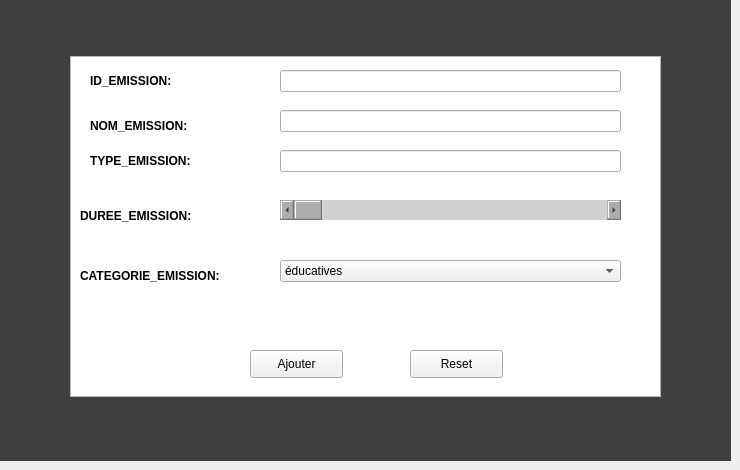
      <widget class="QWidget" name="tab_17">
       <attribute name="title">
        <string>ajout</string>
       </attribute>
       <widget class="QLineEdit" name="lineEdit">
        <property name="geometry">
         <rect>
          <x>280</x>
          <y>110</y>
          <width>341</width>
          <height>22</height>
         </rect>
        </property>
       </widget>
       <widget class="QLineEdit" name="lineEdit_2">
        <property name="geometry">
         <rect>
          <x>280</x>
          <y>70</y>
          <width>341</width>
          <height>22</height>
         </rect>
        </property>
       </widget>
       <widget class="QLineEdit" name="lineEdit_5">
        <property name="geometry">
         <rect>
          <x>280</x>
          <y>150</y>
          <width>341</width>
          <height>22</height>
         </rect>
        </property>
       </widget>
       <widget class="QLabel" name="label_14">
        <property name="geometry">
         <rect>
          <x>0</x>
          <y>0</y>
          <width>731</width>
          <height>461</height>
         </rect>
        </property>
        <property name="styleSheet">
         <string notr="true">background-color: rgb(63, 63, 63);</string>
        </property>
        <property name="text">
         <string/>
        </property>
       </widget>
       <widget class="QLabel" name="label_15">
        <property name="geometry">
         <rect>
          <x>90</x>
          <y>60</y>
          <width>111</width>
          <height>41</height>
         </rect>
        </property>
        <property name="font">
         <font>
          <weight>75</weight>
          <bold>true</bold>
         </font>
        </property>
        <property name="text">
         <string>ID_EMISSION:</string>
        </property>
       </widget>
       <widget class="QLabel" name="label_16">
        <property name="geometry">
         <rect>
          <x>90</x>
          <y>100</y>
          <width>111</width>
          <height>51</height>
         </rect>
        </property>
        <property name="font">
         <font>
          <weight>75</weight>
          <bold>true</bold>
         </font>
        </property>
        <property name="text">
         <string>NOM_EMISSION:</string>
        </property>
       </widget>
       <widget class="QLabel" name="label_17">
        <property name="geometry">
         <rect>
          <x>90</x>
          <y>140</y>
          <width>111</width>
          <height>41</height>
         </rect>
        </property>
        <property name="font">
         <font>
          <weight>75</weight>
          <bold>true</bold>
         </font>
        </property>
        <property name="text">
         <string>TYPE_EMISSION:</string>
        </property>
       </widget>
       <widget class="QLabel" name="label_18">
        <property name="geometry">
         <rect>
          <x>80</x>
          <y>190</y>
          <width>151</width>
          <height>51</height>
         </rect>
        </property>
        <property name="font">
         <font>
          <weight>75</weight>
          <bold>true</bold>
         </font>
        </property>
        <property name="text">
         <string>DUREE_EMISSION:</string>
        </property>
       </widget>
       <widget class="QLabel" name="label_19">
        <property name="geometry">
         <rect>
          <x>80</x>
          <y>250</y>
          <width>211</width>
          <height>51</height>
         </rect>
        </property>
        <property name="font">
         <font>
          <weight>75</weight>
          <bold>true</bold>
         </font>
        </property>
        <property name="text">
         <string>CATEGORIE_EMISSION:</string>
        </property>
       </widget>
       <widget class="QPushButton" name="pushButton_3">
        <property name="geometry">
         <rect>
          <x>250</x>
          <y>350</y>
          <width>93</width>
          <height>28</height>
         </rect>
        </property>
        <property name="text">
         <string>Ajouter</string>
        </property>
       </widget>
       <widget class="QPushButton" name="pushButton_7">
        <property name="geometry">
         <rect>
          <x>410</x>
          <y>350</y>
          <width>93</width>
          <height>28</height>
         </rect>
        </property>
        <property name="text">
         <string>Reset</string>
        </property>
       </widget>
       <widget class="QScrollBar" name="horizontalScrollBar">
        <property name="geometry">
         <rect>
          <x>280</x>
          <y>200</y>
          <width>341</width>
          <height>20</height>
         </rect>
        </property>
        <property name="styleSheet">
         <string notr="true">background-color: rgba(63, 63, 63, 63);</string>
        </property>
        <property name="orientation">
         <enum>Qt::Horizontal</enum>
        </property>
       </widget>
       <widget class="QComboBox" name="comboBox">
        <property name="geometry">
         <rect>
          <x>280</x>
          <y>260</y>
          <width>341</width>
          <height>22</height>
         </rect>
        </property>
        <item>
         <property name="text">
          <string>éducatives </string>
         </property>
        </item>
        <item>
         <property name="text">
          <string>Sports</string>
         </property>
        </item>
        <item>
         <property name="text">
          <string>Divertissement</string>
         </property>
        </item>
        <item>
         <property name="text">
          <string>Culture et art</string>
         </property>
        </item>
        <item>
         <property name="text">
          <string>Enfants et jeunesse</string>
         </property>
        </item>
        <item>
         <property name="text">
          <string>Religieux</string>
         </property>
        </item>
        <item>
         <property name="text">
          <string>New Item</string>
         </property>
        </item>
       </widget>
       <widget class="QTextEdit" name="textEdit">
        <property name="geometry">
         <rect>
          <x>70</x>
          <y>56</y>
          <width>591</width>
          <height>341</height>
         </rect>
        </property>
       </widget>
       <zorder>label_14</zorder>
       <zorder>textEdit</zorder>
       <zorder>lineEdit_2</zorder>
       <zorder>lineEdit_5</zorder>
       <zorder>label_15</zorder>
       <zorder>label_16</zorder>
       <zorder>label_17</zorder>
       <zorder>label_18</zorder>
       <zorder>label_19</zorder>
       <zorder>pushButton_3</zorder>
       <zorder>pushButton_7</zorder>
       <zorder>horizontalScrollBar</zorder>
       <zorder>comboBox</zorder>
       <zorder>lineEdit</zorder>
      </widget>
